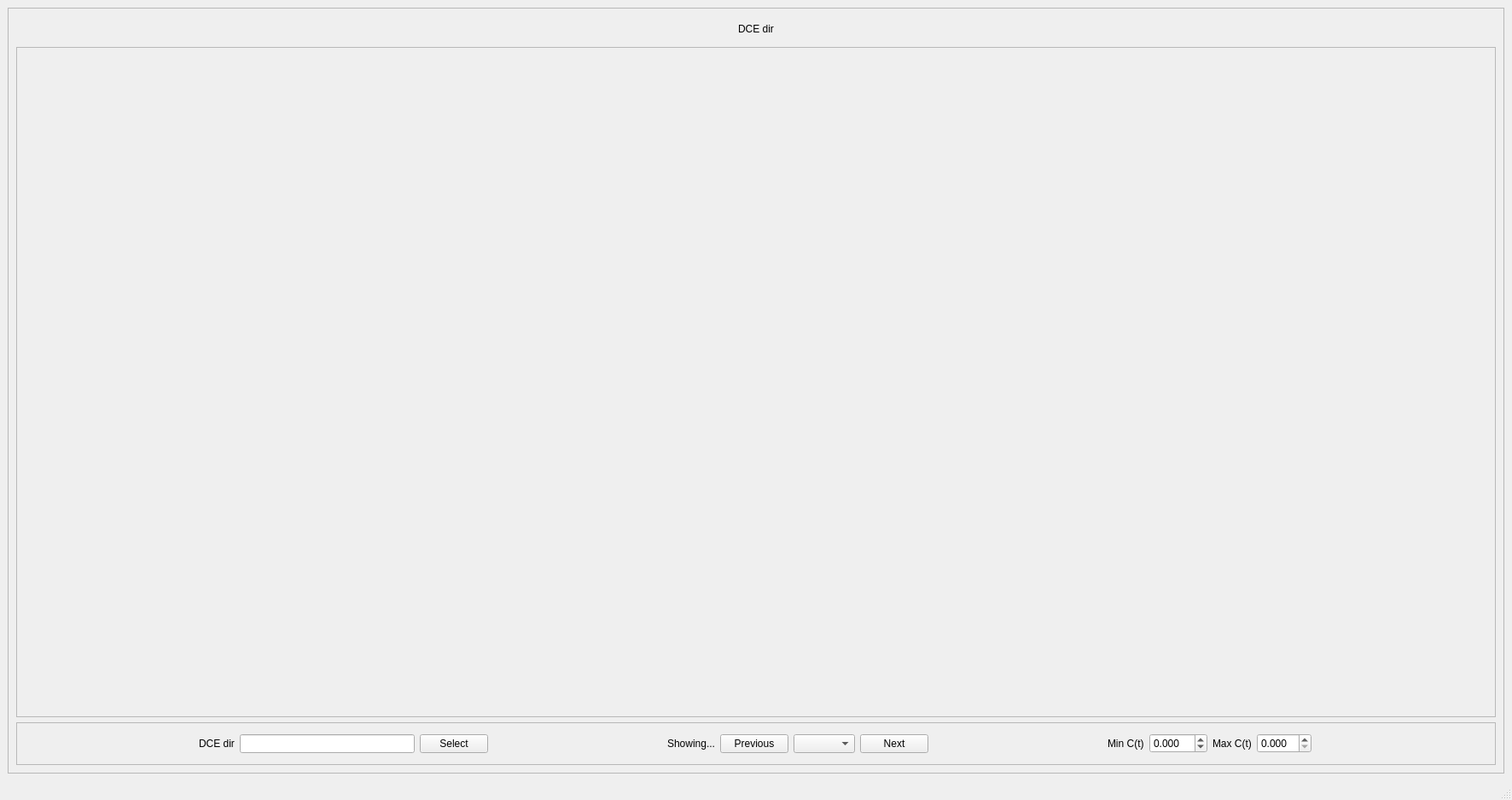
<?xml version="1.0" encoding="UTF-8"?>
<ui version="4.0">
 <class>DCEFitViewer</class>
 <widget class="QMainWindow" name="DCEFitViewer">
  <property name="geometry">
   <rect>
    <x>0</x>
    <y>0</y>
    <width>1772</width>
    <height>937</height>
   </rect>
  </property>
  <property name="windowTitle">
   <string>DCE fit viewer</string>
  </property>
  <widget class="QWidget" name="centralwidget">
   <layout class="QHBoxLayout" name="horizontalLayout">
    <item>
     <widget class="QFrame" name="frame">
      <property name="frameShape">
       <enum>QFrame::StyledPanel</enum>
      </property>
      <property name="frameShadow">
       <enum>QFrame::Raised</enum>
      </property>
      <layout class="QVBoxLayout" name="verticalLayout">
       <item>
        <widget class="QLabel" name="dceDir">
         <property name="maximumSize">
          <size>
           <width>16777215</width>
           <height>30</height>
          </size>
         </property>
         <property name="text">
          <string>DCE dir</string>
         </property>
         <property name="alignment">
          <set>Qt::AlignCenter</set>
         </property>
        </widget>
       </item>
       <item>
        <widget class="QFrame" name="frame_2">
         <property name="frameShape">
          <enum>QFrame::StyledPanel</enum>
         </property>
         <property name="frameShadow">
          <enum>QFrame::Raised</enum>
         </property>
         <layout class="QGridLayout" name="gridLayout_2">
          <item row="2" column="0">
           <widget class="MplWidget" name="dcePlotWidget_11" native="true">
            <property name="minimumSize">
             <size>
              <width>0</width>
              <height>0</height>
             </size>
            </property>
            <property name="maximumSize">
             <size>
              <width>16777215</width>
              <height>16777215</height>
             </size>
            </property>
           </widget>
          </item>
          <item row="0" column="0">
           <widget class="MplWidget" name="dcePlotWidget_1" native="true">
            <property name="minimumSize">
             <size>
              <width>0</width>
              <height>0</height>
             </size>
            </property>
            <property name="maximumSize">
             <size>
              <width>16777215</width>
              <height>16777215</height>
             </size>
            </property>
           </widget>
          </item>
          <item row="1" column="0">
           <widget class="MplWidget" name="dcePlotWidget_6" native="true">
            <property name="minimumSize">
             <size>
              <width>0</width>
              <height>0</height>
             </size>
            </property>
            <property name="maximumSize">
             <size>
              <width>16777215</width>
              <height>16777215</height>
             </size>
            </property>
           </widget>
          </item>
          <item row="0" column="2">
           <widget class="MplWidget" name="dcePlotWidget_2" native="true">
            <property name="minimumSize">
             <size>
              <width>0</width>
              <height>0</height>
             </size>
            </property>
            <property name="maximumSize">
             <size>
              <width>16777215</width>
              <height>16777215</height>
             </size>
            </property>
           </widget>
          </item>
          <item row="1" column="3">
           <widget class="MplWidget" name="dcePlotWidget_8" native="true">
            <property name="minimumSize">
             <size>
              <width>0</width>
              <height>0</height>
             </size>
            </property>
            <property name="maximumSize">
             <size>
              <width>16777215</width>
              <height>16777215</height>
             </size>
            </property>
           </widget>
          </item>
          <item row="1" column="5">
           <widget class="MplWidget" name="dcePlotWidget_10" native="true">
            <property name="minimumSize">
             <size>
              <width>0</width>
              <height>0</height>
             </size>
            </property>
            <property name="maximumSize">
             <size>
              <width>16777215</width>
              <height>16777215</height>
             </size>
            </property>
           </widget>
          </item>
          <item row="2" column="5">
           <widget class="MplWidget" name="dcePlotWidget_15" native="true">
            <property name="minimumSize">
             <size>
              <width>0</width>
              <height>0</height>
             </size>
            </property>
            <property name="maximumSize">
             <size>
              <width>16777215</width>
              <height>16777215</height>
             </size>
            </property>
           </widget>
          </item>
          <item row="0" column="5">
           <widget class="MplWidget" name="dcePlotWidget_5" native="true">
            <property name="minimumSize">
             <size>
              <width>0</width>
              <height>0</height>
             </size>
            </property>
            <property name="maximumSize">
             <size>
              <width>16777215</width>
              <height>16777215</height>
             </size>
            </property>
           </widget>
          </item>
          <item row="1" column="2">
           <widget class="MplWidget" name="dcePlotWidget_7" native="true">
            <property name="minimumSize">
             <size>
              <width>0</width>
              <height>0</height>
             </size>
            </property>
            <property name="maximumSize">
             <size>
              <width>16777215</width>
              <height>16777215</height>
             </size>
            </property>
           </widget>
          </item>
          <item row="2" column="2">
           <widget class="MplWidget" name="dcePlotWidget_12" native="true">
            <property name="minimumSize">
             <size>
              <width>0</width>
              <height>0</height>
             </size>
            </property>
            <property name="maximumSize">
             <size>
              <width>16777215</width>
              <height>16777215</height>
             </size>
            </property>
           </widget>
          </item>
          <item row="2" column="3">
           <widget class="MplWidget" name="dcePlotWidget_13" native="true">
            <property name="minimumSize">
             <size>
              <width>0</width>
              <height>0</height>
             </size>
            </property>
            <property name="maximumSize">
             <size>
              <width>16777215</width>
              <height>16777215</height>
             </size>
            </property>
           </widget>
          </item>
          <item row="2" column="4">
           <widget class="MplWidget" name="dcePlotWidget_14" native="true">
            <property name="minimumSize">
             <size>
              <width>0</width>
              <height>0</height>
             </size>
            </property>
            <property name="maximumSize">
             <size>
              <width>16777215</width>
              <height>16777215</height>
             </size>
            </property>
           </widget>
          </item>
          <item row="1" column="4">
           <widget class="MplWidget" name="dcePlotWidget_9" native="true">
            <property name="minimumSize">
             <size>
              <width>0</width>
              <height>0</height>
             </size>
            </property>
            <property name="maximumSize">
             <size>
              <width>16777215</width>
              <height>16777215</height>
             </size>
            </property>
           </widget>
          </item>
          <item row="0" column="4">
           <widget class="MplWidget" name="dcePlotWidget_4" native="true">
            <property name="minimumSize">
             <size>
              <width>0</width>
              <height>0</height>
             </size>
            </property>
            <property name="maximumSize">
             <size>
              <width>16777215</width>
              <height>16777215</height>
             </size>
            </property>
           </widget>
          </item>
          <item row="0" column="3">
           <widget class="MplWidget" name="dcePlotWidget_3" native="true">
            <property name="minimumSize">
             <size>
              <width>0</width>
              <height>0</height>
             </size>
            </property>
            <property name="maximumSize">
             <size>
              <width>16777215</width>
              <height>16777215</height>
             </size>
            </property>
           </widget>
          </item>
         </layout>
        </widget>
       </item>
       <item>
        <widget class="QFrame" name="frame_3">
         <property name="minimumSize">
          <size>
           <width>0</width>
           <height>0</height>
          </size>
         </property>
         <property name="maximumSize">
          <size>
           <width>16777215</width>
           <height>50</height>
          </size>
         </property>
         <property name="frameShape">
          <enum>QFrame::StyledPanel</enum>
         </property>
         <property name="frameShadow">
          <enum>QFrame::Raised</enum>
         </property>
         <layout class="QHBoxLayout" name="horizontalLayout_2">
          <item>
           <spacer name="horizontalSpacer_2">
            <property name="orientation">
             <enum>Qt::Horizontal</enum>
            </property>
            <property name="sizeHint" stdset="0">
             <size>
              <width>40</width>
              <height>20</height>
             </size>
            </property>
           </spacer>
          </item>
          <item>
           <widget class="QLabel" name="label">
            <property name="text">
             <string>DCE dir</string>
            </property>
           </widget>
          </item>
          <item>
           <widget class="QLineEdit" name="dceDirLineEdit">
            <property name="minimumSize">
             <size>
              <width>0</width>
              <height>0</height>
             </size>
            </property>
           </widget>
          </item>
          <item>
           <widget class="QPushButton" name="dceDirSelectButton">
            <property name="text">
             <string>Select</string>
            </property>
           </widget>
          </item>
          <item>
           <spacer name="horizontalSpacer_4">
            <property name="orientation">
             <enum>Qt::Horizontal</enum>
            </property>
            <property name="sizeHint" stdset="0">
             <size>
              <width>40</width>
              <height>20</height>
             </size>
            </property>
           </spacer>
          </item>
          <item>
           <widget class="QLabel" name="voxelsLabel">
            <property name="text">
             <string>Showing...</string>
            </property>
           </widget>
          </item>
          <item>
           <widget class="QPushButton" name="previousButton">
            <property name="text">
             <string>Previous</string>
            </property>
           </widget>
          </item>
          <item>
           <widget class="QComboBox" name="voxelComboBox"/>
          </item>
          <item>
           <widget class="QPushButton" name="nextButton">
            <property name="text">
             <string>Next</string>
            </property>
           </widget>
          </item>
          <item>
           <spacer name="horizontalSpacer_3">
            <property name="orientation">
             <enum>Qt::Horizontal</enum>
            </property>
            <property name="sizeHint" stdset="0">
             <size>
              <width>40</width>
              <height>20</height>
             </size>
            </property>
           </spacer>
          </item>
          <item>
           <widget class="QLabel" name="label_3">
            <property name="text">
             <string>Min C(t)</string>
            </property>
           </widget>
          </item>
          <item>
           <widget class="QDoubleSpinBox" name="minCtSpinBox">
            <property name="decimals">
             <number>3</number>
            </property>
            <property name="minimum">
             <double>-99.900000000000006</double>
            </property>
            <property name="singleStep">
             <double>0.100000000000000</double>
            </property>
           </widget>
          </item>
          <item>
           <widget class="QLabel" name="label_2">
            <property name="text">
             <string>Max C(t)</string>
            </property>
           </widget>
          </item>
          <item>
           <widget class="QDoubleSpinBox" name="maxCtSpinBox">
            <property name="decimals">
             <number>3</number>
            </property>
            <property name="singleStep">
             <double>0.100000000000000</double>
            </property>
           </widget>
          </item>
          <item>
           <spacer name="horizontalSpacer">
            <property name="orientation">
             <enum>Qt::Horizontal</enum>
            </property>
            <property name="sizeHint" stdset="0">
             <size>
              <width>206</width>
              <height>20</height>
             </size>
            </property>
           </spacer>
          </item>
         </layout>
        </widget>
       </item>
      </layout>
     </widget>
    </item>
   </layout>
  </widget>
  <widget class="QMenuBar" name="menubar">
   <property name="geometry">
    <rect>
     <x>0</x>
     <y>0</y>
     <width>1772</width>
     <height>21</height>
    </rect>
   </property>
  </widget>
  <widget class="QStatusBar" name="statusbar"/>
 </widget>
 <customwidgets>
  <customwidget>
   <class>MplWidget</class>
   <extends>QWidget</extends>
   <header>QbiPy/tools/mplwidget.h</header>
   <container>1</container>
  </customwidget>
 </customwidgets>
 <resources/>
 <connections/>
</ui>
